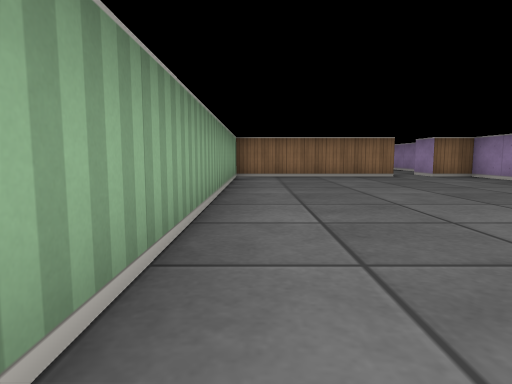
view 1 (above)

20 first-person views from a walk through a cub3D maze. The camera is about half as high as the walls, tilts 6° down and sees 75° across. The floor is counted in squares. Each view is taken from the middle of a square. On the plan, view 1 faces up. The plan holds only what a view shows up to about 9 squares ahead; the rest is blank.

view 2
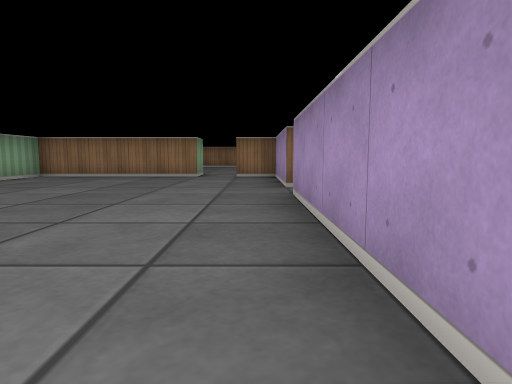

view 3
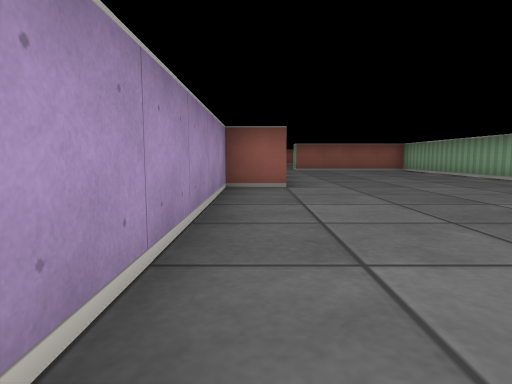

view 4
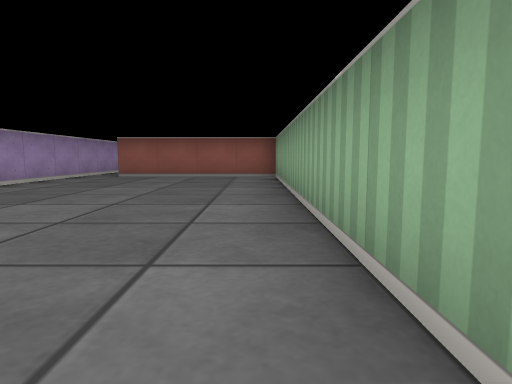

view 5
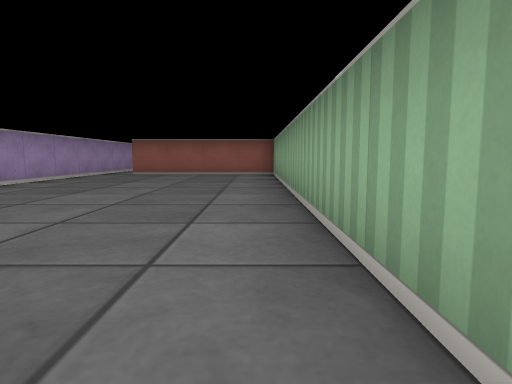

view 6
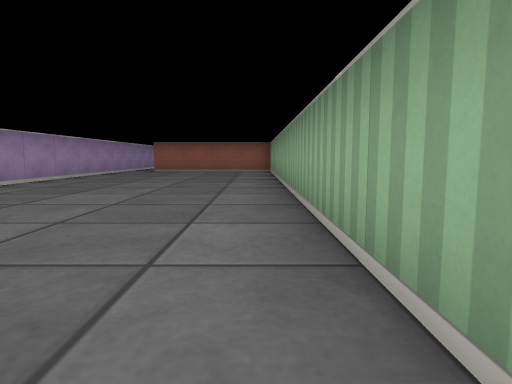

view 7
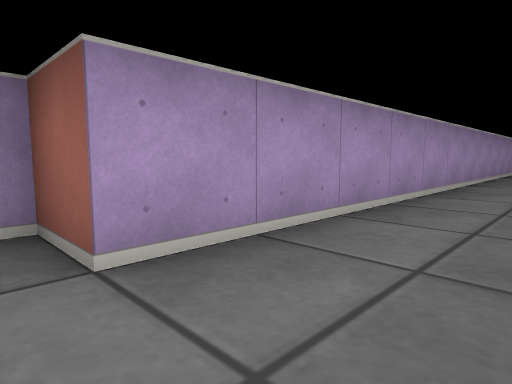

view 8
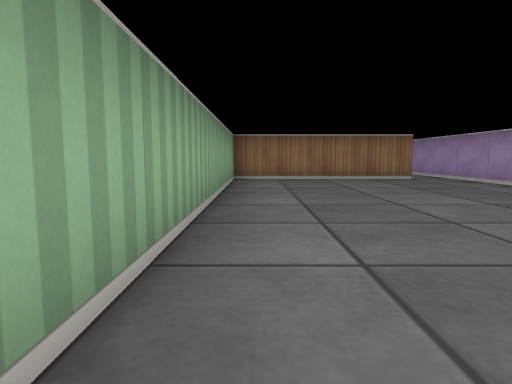

view 9
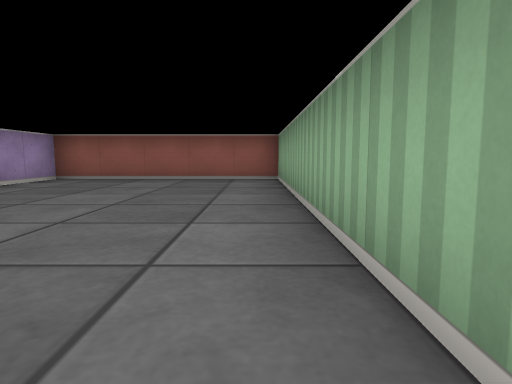

view 10
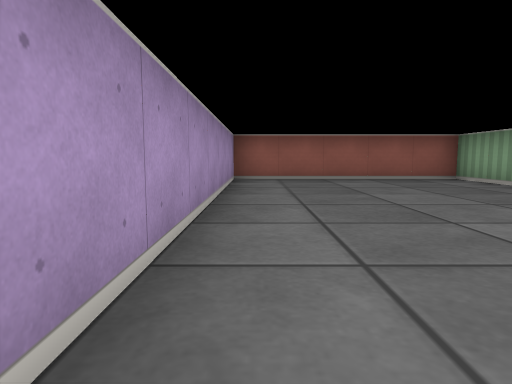

view 11
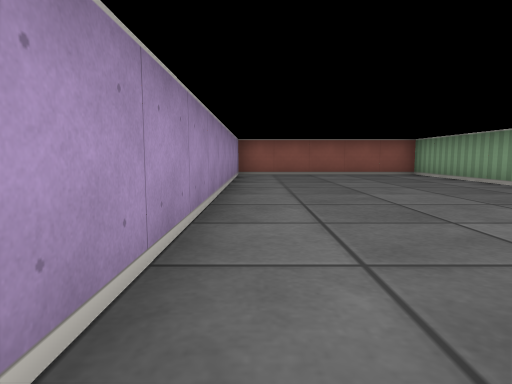

view 12
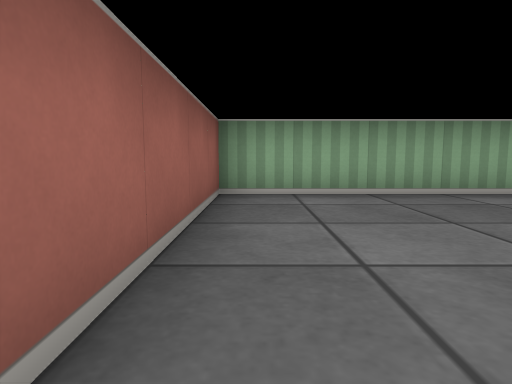

view 13
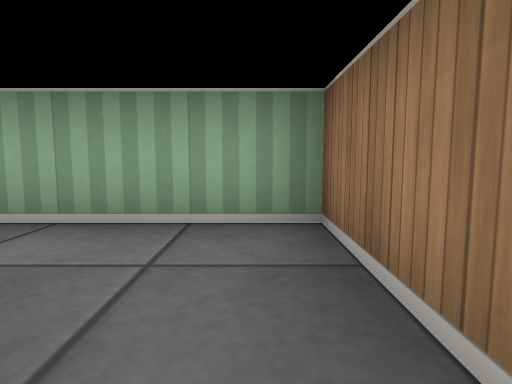

view 14
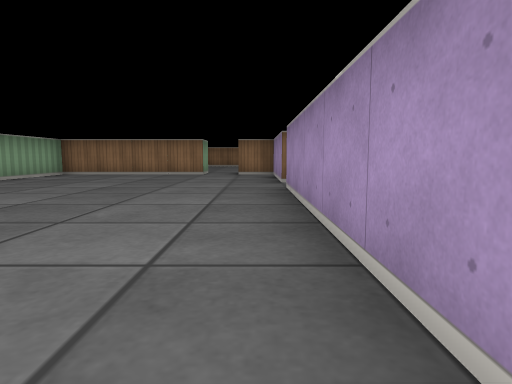

view 15
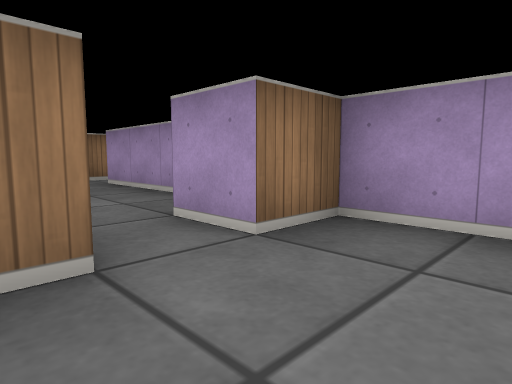

view 16
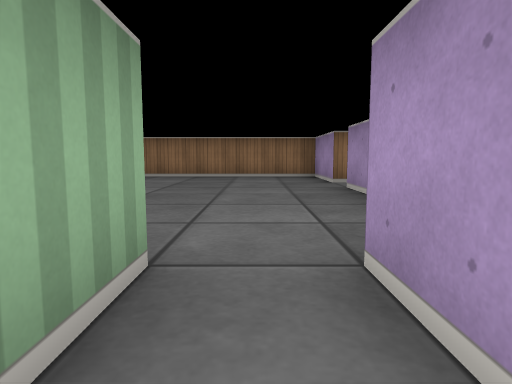

view 17
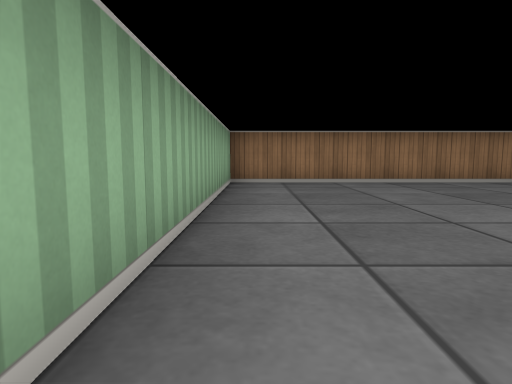

view 18
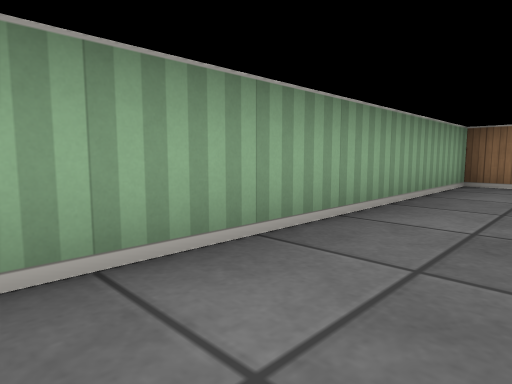

view 19
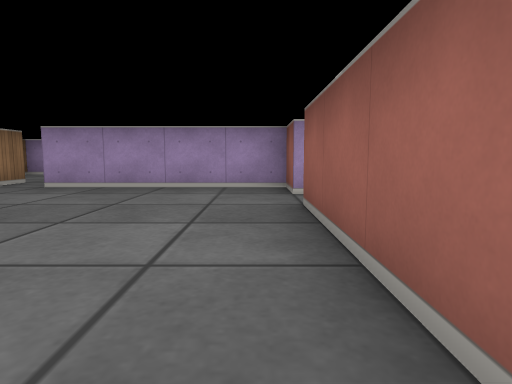

view 20
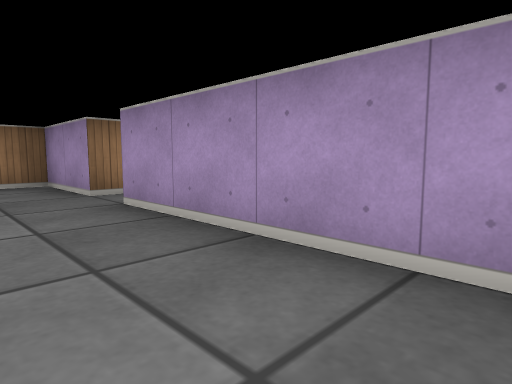

### Floor plan
Ten units are one square. View 1 is at (0, 0); x grows to the right and y downward. Boxes are objects, and circles mark ways between rooms. Rooms are numbered by the first view taken in them; rooms with no view inside come last. Other rooms are left out.
<svg viewBox="-10 -170 75 360">
<path fill="none" stroke="#000" d="M55 -55 55 -85 45 -85M35 -85 -5 -85 -5 85 35 85M45 95 45 15 55 15 55 -45M36 95 -5 95 -5 185 45 185 45 95M55 -145 55 -165 -5 -165 -5 -101M5 -95 35 -95 35 -85M45 -85 45 -95 55 -95 55 -135"/>
<circle cx="40" cy="90" r="3" fill="#2a7"/>
<circle cx="40" cy="-90" r="3" fill="#2a7"/>
<text x="20" y="0">1</text>
<text x="20" y="140">2</text>
<text x="30" y="-130">3</text>
</svg>
Room 1 opens to room 2. Room 1 opens to room 3.

Where each view was taken, in squares from view 1:
view 1: 0 up, 0 right, facing up
view 2: 0 up, 5 right, facing up
view 3: 4 up, 5 right, facing down
view 4: 0 up, 0 right, facing down
view 5: 1 up, 0 right, facing down
view 6: 3 up, 0 right, facing down
view 7: 1 down, 3 right, facing down-right
view 8: 17 down, 0 right, facing up
view 9: 11 down, 0 right, facing down
view 10: 11 down, 4 right, facing down
view 11: 9 down, 4 right, facing down
view 12: 8 down, 4 right, facing left
view 13: 10 down, 2 right, facing left
view 14: 1 down, 5 right, facing up
view 15: 7 up, 3 right, facing up-right
view 16: 8 up, 4 right, facing up
view 17: 10 up, 0 right, facing up
view 18: 10 up, 1 right, facing up-left
view 19: 10 up, 0 right, facing right
view 20: 10 up, 4 right, facing up-right
